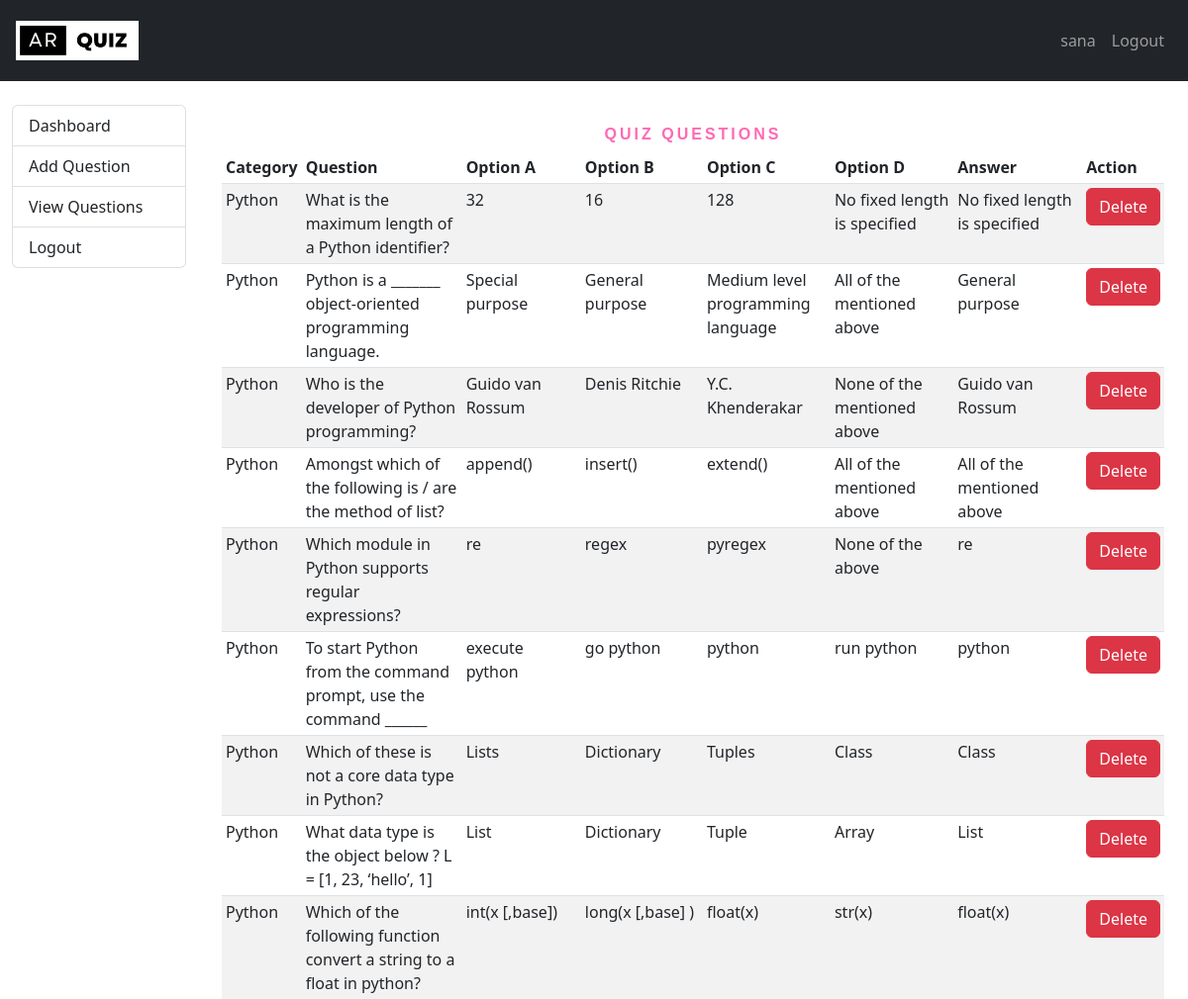
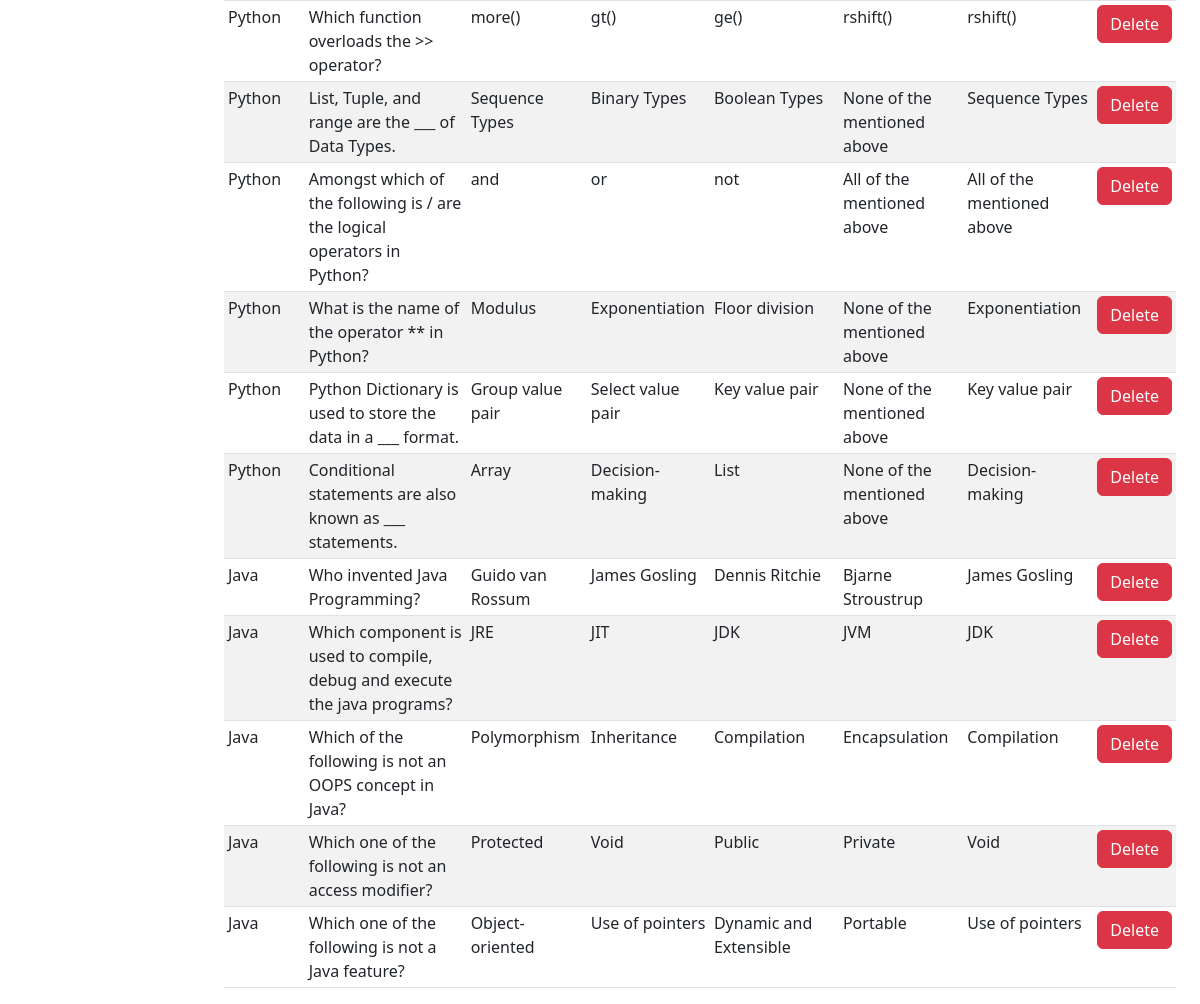
The page /quiz/view (signed in) on the database as committed earlier (2 pictures, top to bottom).
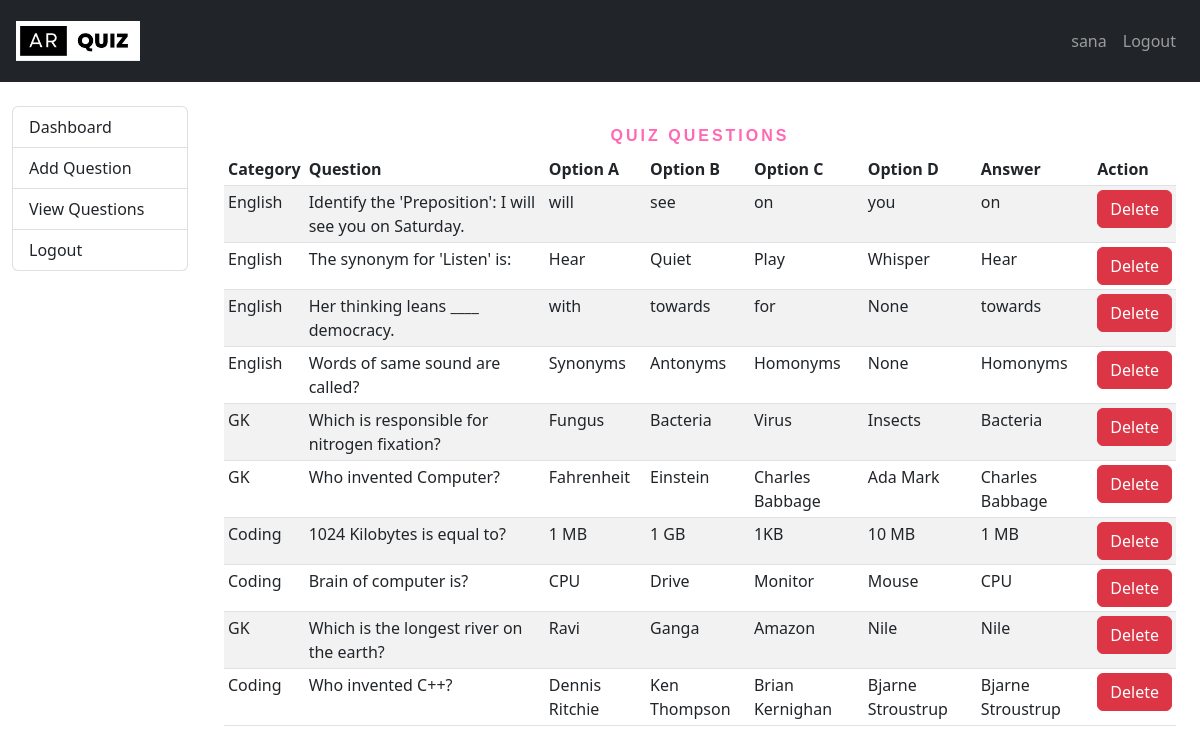
The same page on the database as committed later.
### app.py (models this page shows, shortened)
class Quiz(db.Model):
    id = db.Column(db.Integer, primary_key=True)
    question= db.Column(db.String(1024), unique=True, nullable=False)
    option_A = db.Column(db.String(500), nullable=False)
    option_B = db.Column(db.String(500), nullable=False)
    option_C = db.Column(db.String(500), nullable=False)
    option_D = db.Column(db.String(500), nullable=False)
    answer=db.Column(db.String(500),nullable=False)
    category = db.Column(db.String(80), nullable=False)
    created_on = db.Column(db.DateTime, default=datetime.now)

### app.py (the view)
@app.route('/quiz/view')
def view_questions():
    if session.get('is_logged_in', False) and session.get('is_admin',False):
        questions = Quiz.query.all()
        return render_template('view_questions.html', questions=questions)
    else:
        flash('Login in admin to access this content','danger')
        return redirect('/')

### templates/view_questions.html (shortened to what this page needs)
{% extends 'layout/base.html' %}
{% block body %}
<div class="container-fluid vh-100">
  <div class="row">
    <div class="col-md-2 mt-4">
      {% include "partials/dashboard_menu.html" %}
    </div>
    <div class="col-md-10 mt-4">
      <div class="container">
        <div class="row">
          <div class="col-md-12 mx-auto">
          <h1 class="display1">Quiz Questions</h1>
          <table class="table table-striped table-sm">
            <thead>
              <tr>
                <th scope="col">Category</th>
                <th scope="col">Question</th>
                <th scope="col">Option A</th>
                <th scope="col">Option B</th>
                <th scope="col">Option C</th>
                <th scope="col">Option D</th>
                <th scope="col">Answer</th>
                <th scope="col">Action</th>
              </tr>
            </thead>
            <tbody>
              {% for question in questions %}
              <tr>
                <td>{{ question.category }}</td>
                <td>{{ question.question }}</td>
                <td>{{ question.option_A }}</td>
                <td>{{ question.option_B }}</td>
                <td>{{ question.option_C }}</td>
                <td>{{ question.option_D }}</td>
                <td>{{ question.answer }}</td>
                <td>
                  <a href="/quiz/delete/{{ question.id }}" class="btn btn-danger">Delete</a>
                </td>
              </tr>
              {% endfor %}
            </tbody>
          </div>
        </div>
      </div>
    </div>
  </div>
</div>
{% endblock %}

### templates/layout/base.html (shortened to what this page needs)
<!doctype html>
<html lang="en">
<head>
    <link rel="stylesheet" href="https://cdn.jsdelivr.net/npm/bootstrap@5.2.0/dist/css/bootstrap.min.css"
>
</head>
<body>
    <header>
        <nav class="navbar navbar-expand-lg p-3 navbar-dark bg-dark">
            <a class="navbar-brand" href="/"><img src="/static/images/logoz.jpeg" alt="AR QUIZ" height="40px" ></a>
            <div class="collapse navbar-collapse" id="collapsibleNavId">
                <ul class="navbar-nav me-auto mt-2 mt-lg-0">
                    <li class="nav-item">
                        <a class="nav-link active" href="/" aria-current="page">
                        </a>
                    </li>
                </ul>
                <ul class="navbar-nav mt-2 mt-lg-0 ">
                    {% if 'is_logged_in' in session %}
                    <li class="nav-item">
                        <a class="nav-link" href="/user/dashboard">{{session.username}}</a>
                    </li>
                    <li class="nav-item">
                        <a class="nav-link" href="/logout">Logout</a>
                    </li>
                    {% endif %}
                </ul>
            </div>
        </nav>
    </header>
    <main>
        {% block body %}{% endblock %}
    </main>
</body>
</html>

### templates/partials/dashboard_menu.html
<div class="list-group">
    <a href="/admin/dashboard" class="list-group-item list-group-item-action">Dashboard</a>
    <a href="/quiz/add" class="list-group-item list-group-item-action">Add Question</a>
    <a href="/quiz/view" class="list-group-item list-group-item-action">View Questions</a>
    <a href="/logout" class="list-group-item list-group-item-action">Logout</a>
</div>

### templates/view_questions.html (style rules this page uses)
h1 { font-family: sans-serif; display: block; font-size: 1rem; font-weight: bold; text-align: center; letter-spacing: 3px; color: hotpink; text-transform: uppercase; padding-top: 20px; }
a { text-decoration: none; color: #fff; }

Rows that differ between the two databases and show on the page:
removed Quiz: category "Python", question "What is the maximum length of a Python identifier?", option_A "32", option_B "16", option_C "128", option_D "No fixed length is specified", answer "No fixed length is specified"
removed Quiz: category "Python", question "Python is a _______ object-oriented programming language.", option_A "Special purpose", option_B "General purpose", option_C "Medium level programming language", option_D "All of the mentioned above", answer "General purpose"
removed Quiz: category "Python", question "Who is the developer of Python programming?", option_A "Guido van Rossum", option_B "Denis Ritchie", option_C "Y.C. Khenderakar", option_D "None of the mentioned above", answer "Guido van Rossum"
removed Quiz: category "Python", question "Amongst which of the following is / are the method of list?", option_A "append()", option_B "insert()", option_C "extend()", option_D "All of the mentioned above", answer "All of the mentioned above"
removed Quiz: category "Python", question "Which module in Python supports regular expressions?", option_A "re", option_B "regex", option_C "pyregex", option_D "None of the above", answer "re"
removed Quiz: category "Python", question "To start Python from the command prompt, use the command ______", option_A "execute python", option_B "go python", option_C "python", option_D "run python", answer "python"
removed Quiz: category "Python", question "Which of these is not a core data type in Python?", option_A "Lists", option_B "Dictionary", option_C "Tuples", option_D "Class", answer "Class"
removed Quiz: category "Python", question "What data type is the object below ? L = [1, 23, ‘hello’, 1]", option_A "List", option_B "Dictionary", option_C "Tuple", option_D "Array", answer "List"
removed Quiz: category "Python", question "Which of the following function convert a string to a float in python?", option_A "int(x [,base])", option_B "long(x [,base] )", option_C "float(x)", option_D "str(x)", answer "float(x)"
removed Quiz: category "Python", question "Which function overloads the >> operator?", option_A "more()", option_B "gt()", option_C "ge()", option_D "rshift()", answer "rshift()"
removed Quiz: category "Python", question "List, Tuple, and range are the ___ of Data Types.", option_A "Sequence Types", option_B "Binary Types", option_C "Boolean Types", option_D "None of the mentioned above", answer "Sequence Types"
removed Quiz: category "Python", question "Amongst which of the following is / are the logical operators in Python?", option_A "and", option_B "or", option_C "not", option_D "All of the mentioned above", answer "All of the mentioned above"
removed Quiz: category "Python", question "What is the name of the operator ** in Python?", option_A "Modulus", option_B "Exponentiation", option_C "Floor division", option_D "None of the mentioned above", answer "Exponentiation"
removed Quiz: category "Python", question "Python Dictionary is used to store the data in a ___ format.", option_A "Group value pair", option_B "Select value pair", option_C "Key value pair", option_D "None of the mentioned above", answer "Key value pair"
removed Quiz: category "Python", question "Conditional statements are also known as ___ statements.", option_A "Array", option_B "Decision-making", option_C "List", option_D "None of the mentioned above", answer "Decision-making"
removed Quiz: category "Java", question "Who invented Java Programming?", option_A "Guido van Rossum", option_B "James Gosling", option_C "Dennis Ritchie", option_D "Bjarne Stroustrup", answer "James Gosling"
removed Quiz: category "Java", question "Which component is used to compile, debug and execute the java programs?", option_A "JRE", option_B "JIT", option_C "JDK", option_D "JVM", answer "JDK"
removed Quiz: category "Java", question "Which of the following is not an OOPS concept in Java?", option_A "Polymorphism", option_B "Inheritance", option_C "Compilation", option_D "Encapsulation", answer "Compilation"
removed Quiz: category "Java", question "Which one of the following is not an access modifier?", option_A "Protected", option_B "Void", option_C "Public", option_D "Private", answer "Void"
removed Quiz: category "Java", question "Which one of the following is not a Java feature?", option_A "Object-oriented", option_B "Use of pointers", option_C "Dynamic and Extensible", option_D "Portable", answer "Use of pointers"
added Quiz: category "English", question "Identify the 'Preposition': I will see you on Saturday.", option_A "will", option_B "see", option_C "on", option_D "you", answer "on"
added Quiz: category "English", question "The synonym for 'Listen' is:", option_A "Hear", option_B "Quiet", option_C "Play", option_D "Whisper", answer "Hear"
added Quiz: category "English", question "Her thinking leans ____ democracy.", option_A "with", option_B "towards", option_C "for", option_D "None", answer "towards"
added Quiz: category "English", question "Words of same sound are called?", option_A "Synonyms", option_B "Antonyms", option_C "Homonyms", option_D "None", answer "Homonyms"
added Quiz: category "GK", question "Which is responsible for nitrogen fixation?", option_A "Fungus", option_B "Bacteria", option_C "Virus", option_D "Insects", answer "Bacteria"
added Quiz: category "GK", question "Who invented Computer?", option_A "Fahrenheit", option_B "Einstein", option_C "Charles Babbage", option_D "Ada Mark", answer "Charles Babbage"
added Quiz: category "Coding", question "1024 Kilobytes is equal to?", option_A "1 MB", option_B "1 GB", option_C "1KB", option_D "10 MB", answer "1 MB"
added Quiz: category "Coding", question "Brain of computer is?", option_A "CPU", option_B "Drive", option_C "Monitor", option_D "Mouse", answer "CPU"
added Quiz: category "GK", question "Which is the longest river on the earth?", option_A "Ravi", option_B "Ganga", option_C "Amazon", option_D "Nile", answer "Nile"
added Quiz: category "Coding", question "Who invented C++?", option_A "Dennis Ritchie", option_B "Ken Thompson", option_C "Brian Kernighan", option_D "Bjarne Stroustrup", answer "Bjarne Stroustrup"
